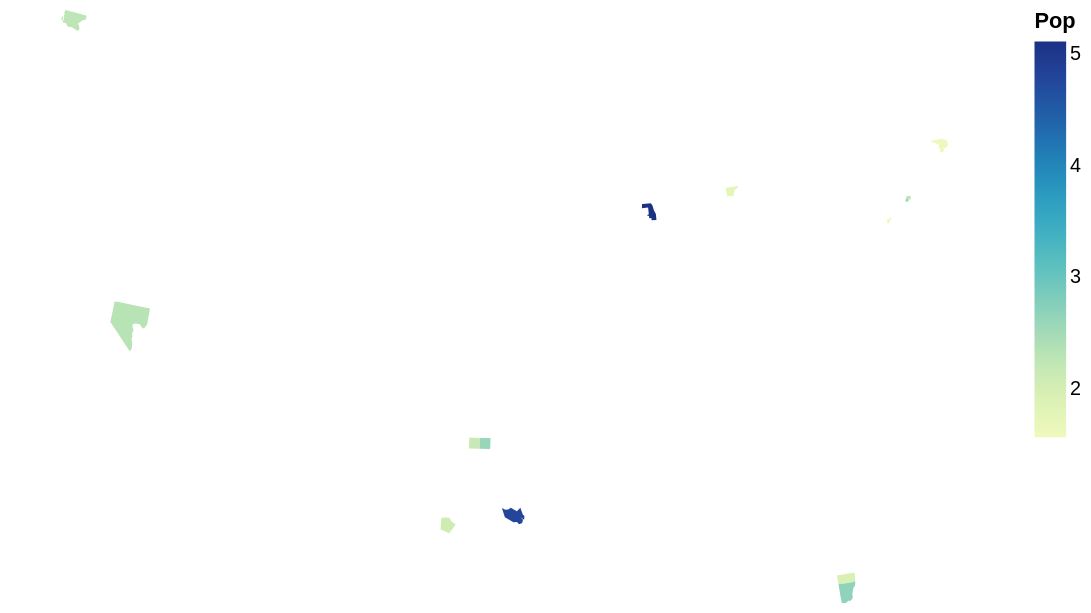

Notebook cell for this chart:
### Markdown cell above
#### Merging Data 
Now that the FIPS codes have been added, there are two ways we can merge these two data frames (geographic data and informational data). First, we *could* use a merge/join where we save the informational data into the geographic data frame. This would allow us to see the data all together and ensure we have merged correctly by cross-checking known values from each data frame. However, let's consider an example where we have various information we want to plot on a map (e.g. unemployment, poverty levels, education levels, and GDP). If we have many data sets to join, it may get prohibitively large and/or messy. The second way we can plot our new data is using a lookup transform. This temporarily looks up data from the informational frame to apply values based on the geographic (or any other!) data. Note here that the original data only has information for the top 100 most populous counties in the US. Notice that since our color encoding depends on the county, if there is no data available, the color will be null and therefore not plotted.

### Code cell
# counties = alt.topo_feature(data.us_10m.url, 'counties')

alt.Chart(countydf).mark_geoshape().encode(
    color="Pop:Q"
).transform_lookup(
    lookup='id',
    from_=alt.LookupData(df, 'FIPS', ["Pop"])
).project(
    type='albersUsa'
).properties(
    width=500,
    height=300
)

### Figure 1 — Vega-Lite specification as saved in the notebook (floating-point values rounded to 4 significant figures; data arrays with more than 128 entries replaced by an {"elided": "..."} marker saying what was removed)
{"config": {"view": {"continuousWidth": 300, "continuousHeight": 300}}, "data": {"name": "data-7a317afe1719bfd108929bbf3d5e087c"}, "mark": {"type": "geoshape"}, "encoding": {"color": {"field": "Pop", "type": "quantitative"}}, "height": 300, "projection": {"type": "albersUsa"}, "transform": [{"lookup": "id", "from": {"data": {"name": "data-24902801acc47b35fc219d5208355bed"}, "key": "FIPS", "fields": ["Pop"]}}], "width": 500, "$schema": "https://vega.github.io/schema/vega-lite/v5.20.1.json", "datasets": {"data-7a317afe1719bfd108929bbf3d5e087c": {"elided": "3231 records"}, "data-24902801acc47b35fc219d5208355bed": [{"County": "Los Angeles", "Pop": 9.72, "State": "California", "FIPS": "06037"}, {"County": "Cook", "Pop": 5.11, "State": "Illinois", "FIPS": "17031"}, {"County": "Harris", "Pop": 4.78, "State": "Texas", "FIPS": "48201"}, {"County": "Maricopa", "Pop": 4.55, "State": "Arizona", "FIPS": "04013"}, {"County": "San Diego", "Pop": 3.28, "State": "California", "FIPS": "06073"}, {"County": "Orange", "Pop": 3.15, "State": "California", "FIPS": "06059"}, {"County": "Miami-Dade", "Pop": 2.67, "State": "Florida", "FIPS": "12086"}, {"County": "Dallas", "Pop": 2.6, "State": "Texas", "FIPS": "48113"}, {"County": "Kings", "Pop": 2.59, "State": "New York", "FIPS": "36047"}, {"County": "Riverside", "Pop": 2.47, "State": "California", "FIPS": "06065"}, {"County": "Clark", "Pop": 2.32, "State": "Nevada", "FIPS": "32003"}, {"County": "Queens", "Pop": 2.28, "State": "New York", "FIPS": "36081"}, {"County": "King", "Pop": 2.27, "State": "Washington", "FIPS": "53033"}, {"County": "San Bernardino", "Pop": 2.19, "State": "California", "FIPS": "06071"}, {"County": "Tarrant", "Pop": 2.15, "State": "Texas", "FIPS": "48439"}, {"County": "Bexar", "Pop": 2.06, "State": "Texas", "FIPS": "48029"}, {"County": "Broward", "Pop": 1.95, "State": "Florida", "FIPS": "12011"}, {"County": "Santa Clara", "Pop": 1.87, "State": "California", "FIPS": "06085"}, {"County": "Wayne", "Pop": 1.76, "State": "Michigan", "FIPS": "26163"}, {"County": "Alameda", "Pop": 1.63, "State": "California", "FIPS": "06001"}, {"County": "Middlesex", "Pop": 1.62, "State": "Massachusetts", "FIPS": "25017"}, {"County": "New York", "Pop": 1.6, "State": "New York", "FIPS": "36061"}, {"County": "Sacramento", "Pop": 1.58, "State": "California", "FIPS": "06067"}, {"County": "Philadelphia", "Pop": 1.57, "State": "Pennsylvania", "FIPS": "42101"}, {"County": "Suffolk Country, New York", "Pop": 1.53, "State": null, "FIPS": null}]}}
